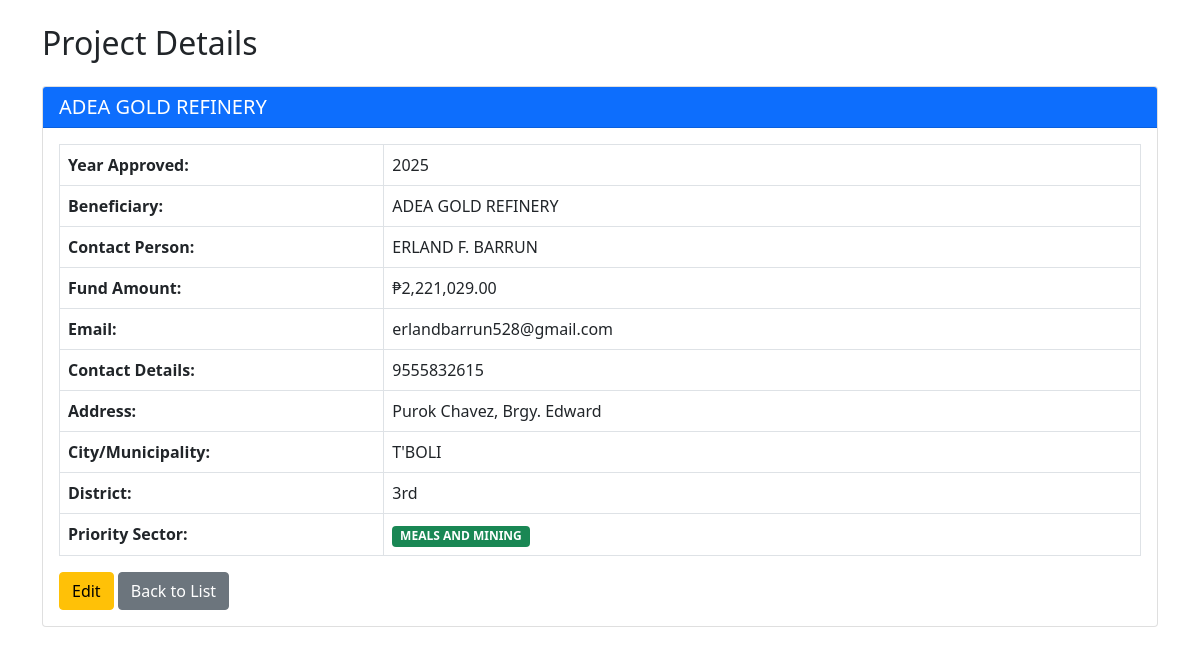
The app's page /monitoring/view.php?id=1 with its own data.
### tables this page shows
CREATE TABLE `projects` (
  `id` int(11) NOT NULL,
  `year_approved` int(11) NOT NULL,
  `beneficiary` varchar(255) NOT NULL,
  `contact_person` varchar(255) NOT NULL,
  `fund_amount` decimal(15,2) NOT NULL,
  `email` varchar(255) NOT NULL,
  `contact_details` varchar(100) NOT NULL,
  `address` text NOT NULL,
  `city_municipality` varchar(255) NOT NULL,
  `district` varchar(50) NOT NULL,
  `priority_sector` varchar(255) NOT NULL,
  `created_at` timestamp NOT NULL DEFAULT current_timestamp()
);

### monitoring/view.php (the view, shortened to what this page needs)
<?php
require_once 'database.php';
$id = $_GET['id'] ?? 0;
$stmt = $pdo->prepare("SELECT * FROM projects WHERE id = ?");
$stmt->execute([$id]);
$project = $stmt->fetch(PDO::FETCH_ASSOC);
?>
<!DOCTYPE html>
<html lang="en">
<head>
    <link href="https://cdn.jsdelivr.net/npm/bootstrap@5.1.3/dist/css/bootstrap.min.css" rel="stylesheet">
</head>
<body>
    <div class="container mt-4">
        <h2>Project Details</h2>
        <div class="card mt-4">
            <div class="card-header bg-primary text-white">
                <h5 class="mb-0"><?php echo htmlspecialchars($project['beneficiary']); ?></h5>
            </div>
            <div class="card-body">
                <table class="table table-bordered">
                    <tr>
                        <td class="detail-label" width="30%">Year Approved:</td>
                        <td class="detail-value"><?php echo htmlspecialchars($project['year_approved']); ?></td>
                    </tr>
                    <tr>
                        <td class="detail-label">Beneficiary:</td>
                        <td class="detail-value"><?php echo htmlspecialchars($project['beneficiary']); ?></td>
                    </tr>
                    <tr>
                        <td class="detail-label">Contact Person:</td>
                        <td class="detail-value"><?php echo htmlspecialchars($project['contact_person']); ?></td>
                    </tr>
                    <tr>
                        <td class="detail-label">Fund Amount:</td>
                        <td class="detail-value">₱<?php echo number_format($project['fund_amount'], 2); ?></td>
                    </tr>
                    <tr>
                        <td class="detail-label">Email:</td>
                        <td class="detail-value"><?php echo htmlspecialchars($project['email']); ?></td>
                    </tr>
                    <tr>
                        <td class="detail-label">Contact Details:</td>
                        <td class="detail-value"><?php echo htmlspecialchars($project['contact_details']); ?></td>
                    </tr>
                    <tr>
                        <td class="detail-label">Address:</td>
                        <td class="detail-value"><?php echo htmlspecialchars($project['address']); ?></td>
                    </tr>
                    <tr>
                        <td class="detail-label">City/Municipality:</td>
                        <td class="detail-value"><?php echo htmlspecialchars($project['city_municipality']); ?></td>
                    </tr>
                    <tr>
                        <td class="detail-label">District:</td>
                        <td class="detail-value"><?php echo htmlspecialchars($project['district']); ?></td>
                    </tr>
                    <tr>
                        <td class="detail-label">Priority Sector:</td>
                        <td class="detail-value">
                            <span class="badge bg-success"><?php echo htmlspecialchars($project['priority_sector']); ?></span>
                        </td>
                    </tr>
                </table>
                <div class="mt-3">
                    <a href="edit.php?id=<?php echo $project['id']; ?>" class="btn btn-warning">Edit</a>
                    <a href="index.php" class="btn btn-secondary">Back to List</a>
                </div>
            </div>
        </div>
    </div>
</body>
</html>

### monitoring/view.php (style rules this page uses)
.detail-label { font-weight: bold; background-color: #f8f9fa; padding: 10px; border-right: 2px solid #dee2e6; }
.detail-value { padding: 10px; background-color: white; }

### records on screen
projects: beneficiary "ADEA GOLD REFINERY", year_approved "2025", contact_person "ERLAND F. BARRUN", fund_amount "2,221,029.00", email "erlandbarrun528@gmail.com", contact_details "9555832615", address "Purok Chavez, Brgy. Edward", city_municipality "T'BOLI", district "3rd", priority_sector "MEALS AND MINING"
